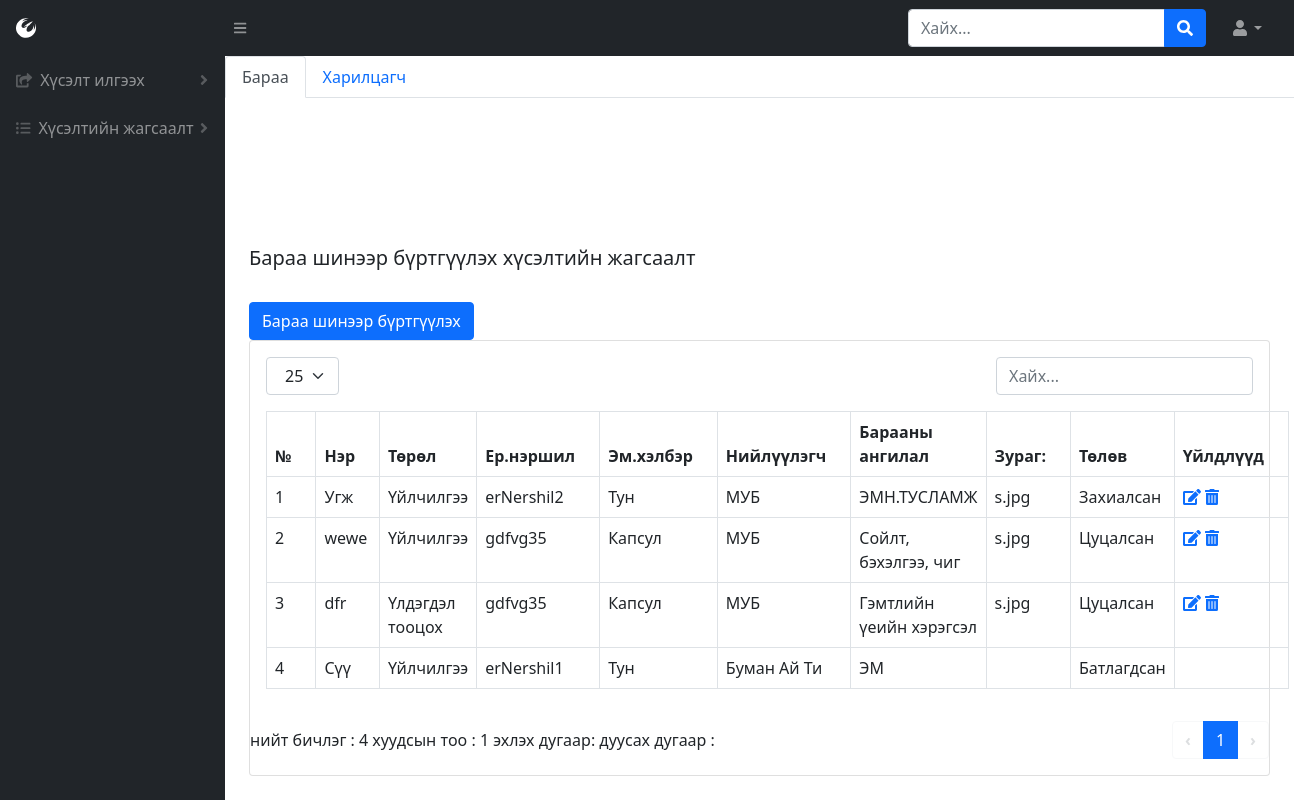
The page /product-list (signed in) on the database as committed earlier.
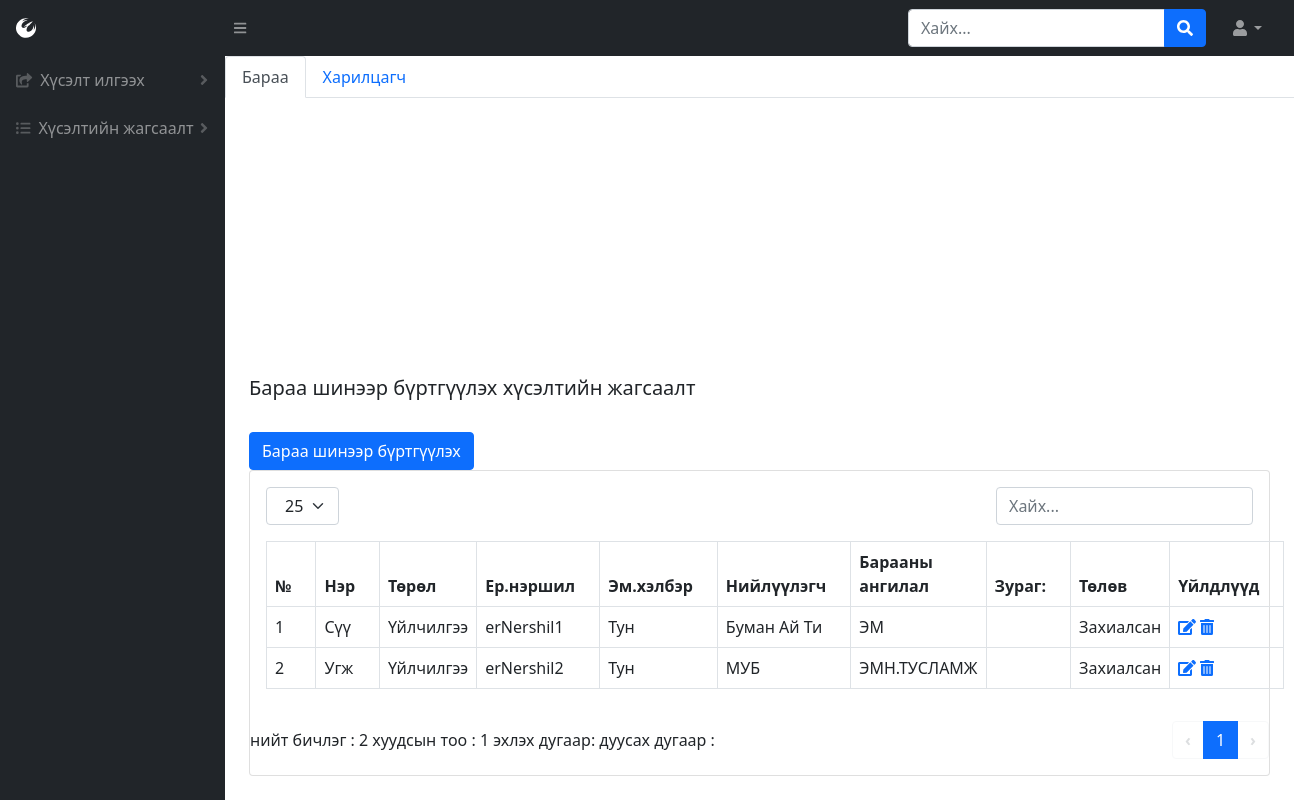
The same page on the database as committed later.
### BMweb/models.py (models this page shows, shortened)
class Product(models.Model):
    prodName = models.CharField(max_length=300, verbose_name=_("Барааны нэр"))
    prodName_en = models.CharField(max_length=300, verbose_name=_("Барааны нэр англи"))
    brand = models.ForeignKey(ProdBrand, related_name='brands',on_delete=models.CASCADE, verbose_name=_("Брэнд нэр"))
    zCode = models.CharField(max_length=300, null=True, blank=True, verbose_name=_("Зураасан код"))
    prodType = models.ForeignKey(ProdType, related_name='products',on_delete=models.CASCADE, verbose_name=_("Төрлийн нэр"))
    zzCode = models.IntegerField(null=True, blank=True, verbose_name=_("Нэмэлт зураасан код"))
    price = models.DecimalField(max_digits=16, decimal_places=2, verbose_name=_("Үнэ"))
    hemNegj = models.ForeignKey(HemNegj, related_name='hemNegj', on_delete=models.CASCADE,verbose_name=_("Хэмжих нэгж"))
    hudNegj = models.ForeignKey(HemNegj, related_name='hudNegj', on_delete=models.CASCADE, verbose_name=_("Худалдан авалтын нэгж"))
    company = models.ManyToManyField(Company,related_name='products',verbose_name=_("Компани"))
    erNershil = models.CharField(max_length=300, verbose_name=_("Ерөнхий нэршил"))
    emHelber = models.ForeignKey(EmHelber, on_delete=models.CASCADE,verbose_name=_("Эмийн хэлбэр"))
    paiz = models.ForeignKey(Paiz, on_delete=models.CASCADE,verbose_name=_("Пайз"))
    uildwerlegch = models.ForeignKey(Manufacturer, on_delete=models.CASCADE, verbose_name=_("Үйлдвэрлэгч"))
    uNiiluulegch = models.ForeignKey(Niiluulegch, on_delete=models.CASCADE, verbose_name=_("Үндсэн нийлүүлэгч"))
    category = models.ForeignKey(Category,related_name='categories', on_delete=models.CASCADE, verbose_name=_("Ангилал"))
    borBoloh = models.BooleanField(verbose_name=_("Борлуулж болох эсэх"),default=False)
    hudAwch = models.BooleanField(verbose_name=_("Худалдан авч болох эсэх"),default=False)
    zarBoloh = models.BooleanField(verbose_name=_("Зарлагдаж болох эсэх"),default=False)
    pos = models.BooleanField(verbose_name=_("Посоор зарж болох эсэх"),default=False)
    posCat = models.ForeignKey(PosCategory,related_name='categories', on_delete=models.CASCADE, verbose_name=_("Посын ангилал"))
    thumbimage = models.ImageField(
        upload_to="media/productthumb/", blank = True, null=True,  verbose_name=_("Зураг")
    )
    state = models.ForeignKey(State,related_name='products', on_delete=models.CASCADE, verbose_name=_("Төлөв"))
    class Meta:
        verbose_name = _("Бараа")
        verbose_name_plural = _("Бараа")

class ProdType(models.Model):
    typeName = models.CharField(max_length=300, verbose_name=_("Төрлийн нэр"))
    class Meta:
        verbose_name = _("Барааны төрөл")
        verbose_name_plural = _("Барааны төрөл")
    def __str__(self):
        return self.typeName

class EmHelber(models.Model):
    emHelberName = models.CharField(max_length=300,verbose_name=_("Эмийн хэлбэрийн нэр"))
    class Meta:
        verbose_name = _("Эмийн хэлбэр")
        verbose_name_plural = _("Эмийн хэлбэр")
    def __str__(self):
        return self.emHelberName

class Niiluulegch(models.Model):
    niiName = models.CharField(max_length=300,verbose_name=_("Нийлүүлэгчийн нэр"))
    class Meta:
        verbose_name = ("Нийлүүлэгч")
        verbose_name_plural = ("Нийлүүлэгч")
    def __str__(self):
        return self.niiName

class Category(models.Model):
    catName = models.CharField(max_length=300, verbose_name=_("Ангилалын нэр"))
    parent = models.IntegerField(null=True, blank=True, verbose_name=_("Эцэг ангилал"))
    class Meta:
        verbose_name = _("Ангилал")
        verbose_name_plural = _("Ангилал")
    def __str__(self):
        return self.catName

class State(models.Model):
    stateName = models.CharField(max_length=300, verbose_name=_("Төлөвийн нэр"))
    class Meta:
        verbose_name = _("Барааны төлөв")
        verbose_name_plural = _("Барааны төлөв")
    def __str__(self):
        return self.stateName

### BMweb/views.py (the view)
# urls.py: path('product-list',views.productList,name='product-list'),
def productList(request):
    if 'user_id' in request.session:
        p = Product.objects.all().order_by('state')
        size = 25
        if 'size' in request.GET:
            size = request.GET['size']
        pc = Paginator(p, size)
        page_num = 1
        if 'page' in request.GET:
            page_num = int(request.GET['page'])
            print('page')
            print(page_num)
        page=pc.page(page_num)
        h = Hereglegch.objects.get(pk=request.session['user_id'])
        return render(request,'productList.html', {'user': h, 'productList': page.object_list, 'size':size, 'count':pc.count, 'page_count': pc.num_pages, 'page_range':pc.page_range, 'page_num':page_num, 'has_next':page.has_next(), 'has_previous': page.has_previous(), 'start_index':page.start_index() })
    else:
        return redirect('/login')

### BMweb/models.py (called while the page is built)
    def __str__(self):
        return self.manName

    def __str__(self):
        return self.paizName

    def __str__(self):
        return self.hemNegjName

    def __str__(self):
        return self.posCatName

### BMweb/templates/productList.html (shortened to what this page needs)
{% load static %}
<!DOCTYPE html>
<html lang="en">
    <head>
        <link href="https://cdn.jsdelivr.net/npm/simple-datatables@latest/dist/style.css" rel="stylesheet" />
        <link href="css/styles.css" rel="stylesheet" />
        <link href="{% static 'css/styles.css' %}" rel="stylesheet"/>
    </head>
    <body class="sb-nav-fixed">
        {% include "topNav.html" %}
        <div id="layoutSidenav">
            {% include "leftNav.html" %}
            <div id="layoutSidenav_content">
                {%  include "prodList.html" %}
            </div>
        </div>
    </body>
</html>

### BMweb/templates/prodList.html (shortened to what this page needs)
{% include "tabs.html" %}
<main>
    <div class="container-fluid px-4">
        <h5 class="mt-4">Бараа шинээр бүртгүүлэх хүсэлтийн жагсаалт</h5>
        {% if user.role_id == 1 %}
        <a href="{% url 'product' %}" class="btn btn-primary" role="button">Бараа шинээр бүртгүүлэх</a>
        {% endif %}
        <div class="card mb-4">
            <div class="card-body">
                {% include "tableTop.html" %}
                    <table id="datatablesSimple" class="dataTable-table">
                        <thead>
                            <tr>
                                <th data-sortable="" class="asc">
                                    <a href="#" class="dataTable-sorter">№</a>
                                </th>
                                <th data-sortable="" class="asc">
                                    <a href="#" class="dataTable-sorter">Нэр</a>
                                </th>
                                <th data-sortable="" class="asc">
                                    <a href="#" class="dataTable-sorter">Төрөл</a>
                                </th>
                                <th data-sortable="" class="asc">
                                    <a href="#" class="dataTable-sorter">Ер.нэршил</a>
                                </th>
                                <th data-sortable="" class="asc">
                                    <a href="#" class="dataTable-sorter">Эм.хэлбэр</a>
                                </th>
                                <th data-sortable="" class="asc">
                                    <a href="#" class="dataTable-sorter">Нийлүүлэгч</a>
                                </th>
                                <th data-sortable="" class="asc">
                                    <a href="#" class="dataTable-sorter">Барааны ангилал</a>
                                </th>
                                <th data-sortable="" class="asc">
                                    <a href="#" class="dataTable-sorter">Зураг:</a>
                                </th>
                                <th data-sortable="" class="asc">
                                    <a href="#" class="dataTable-sorter">Төлөв</a>
                                </th>
                                <th data-sortable="" class="asc">
                                    <a href="#" class="dataTable-sorter">Үйлдлүүд</a>
                                </th>
                            </tr>
                        </thead>
                        <tbody>
                        {% for h in productList %}
                            <tr>
                                <td>{{ forloop.counter0|add:start_index }}</td>
                                <td>{{ h.prodName }}</td>
                                <td>{{ h.prodType }}</td>
                                <td>{{ h.erNershil }}</td>
                                <td>{{ h.emHelber }}</td>
                                <td>{{ h.uNiiluulegch }}</td>
                                <td>{{ h.category }}</td>
                                <td>{{ h.thumbimage }}</td>
                                <td>{{ h.state }}</td>
                                <td>
                                {% if user.role_id|add:0 < 3 and h.state_id|add:0 < 3 %}
                                    <a href="/product?edit={{h.id}}"><i class="fas fa-edit"></i></a></form>
                                    <a href="/product?del={{h.id}}"><i class="fas fa-trash-alt"></i></a></form>
                                {% endif  %}
                                </td>
                            </tr>
                    {% endfor %}
                </tbody>
                    </table>
            </div>
            {% include "tableBottom.html" %}
        </div>
    </div>
</main>

Rows that differ between the two databases and show on the page:
removed Product: prodName "wewe", prodType "Үйлчилгээ", erNershil "gdfvg35", emHelber "Капсул", uNiiluulegch "МУБ", category "Сойлт, бэхэлгээ, чиг", thumbimage "s.jpg", state "Цуцалсан"
removed Product: prodName "dfr", prodType "Үлдэгдэл тооцох", erNershil "gdfvg35", emHelber "Капсул", uNiiluulegch "МУБ", category "Гэмтлийн үеийн хэрэгсэл", thumbimage "s.jpg", state "Цуцалсан"
changed Product "Сүү": state "Батлагдсан" → "Захиалсан"; state_id 3 → 1 (drawn); moves up the list
changed Product "Угж": thumbimage "s.jpg" → (not shown)
Other text that changed with them:
{{ count }}: "4" → "2"
